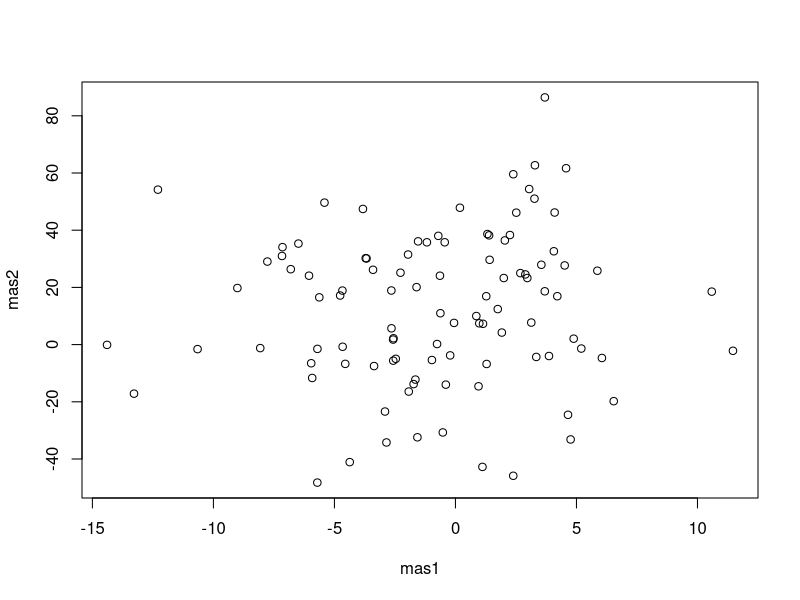
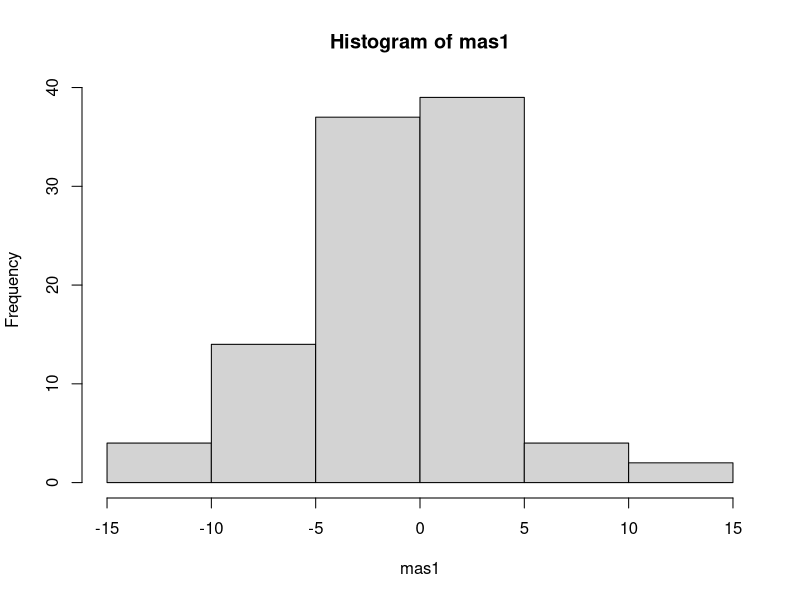
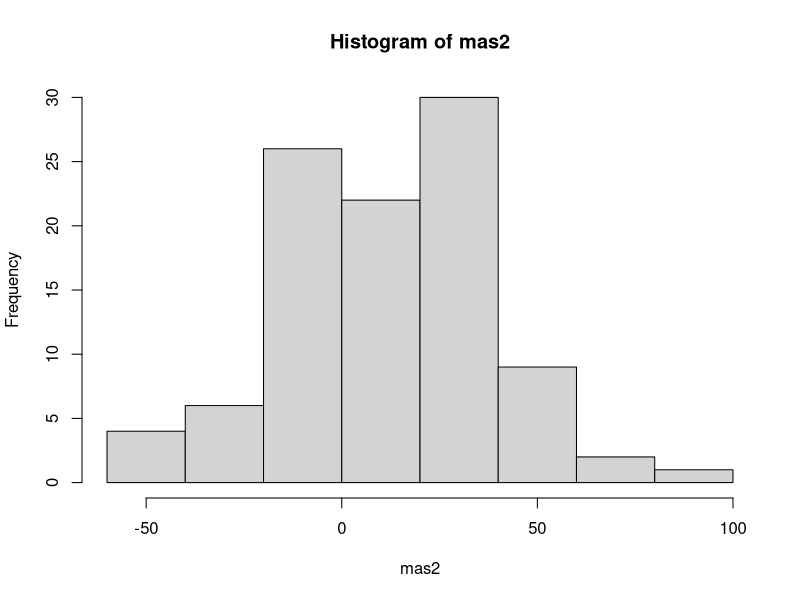
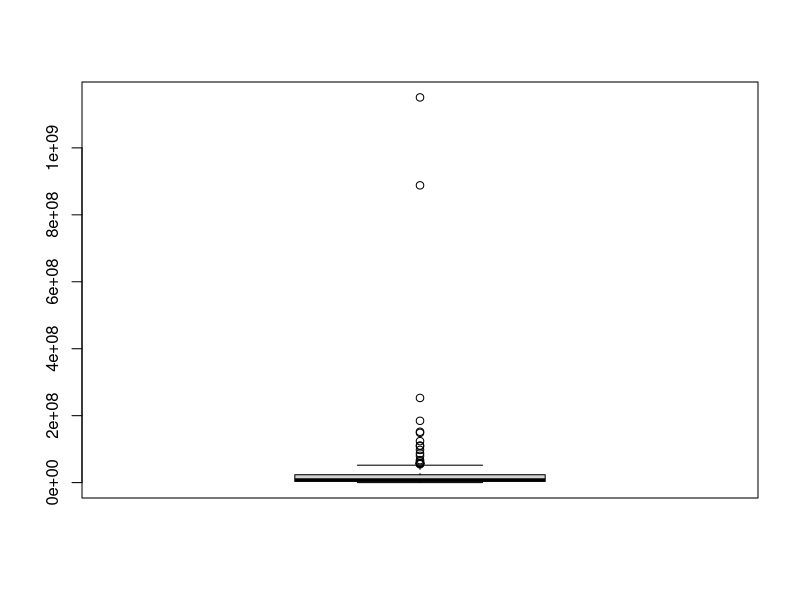
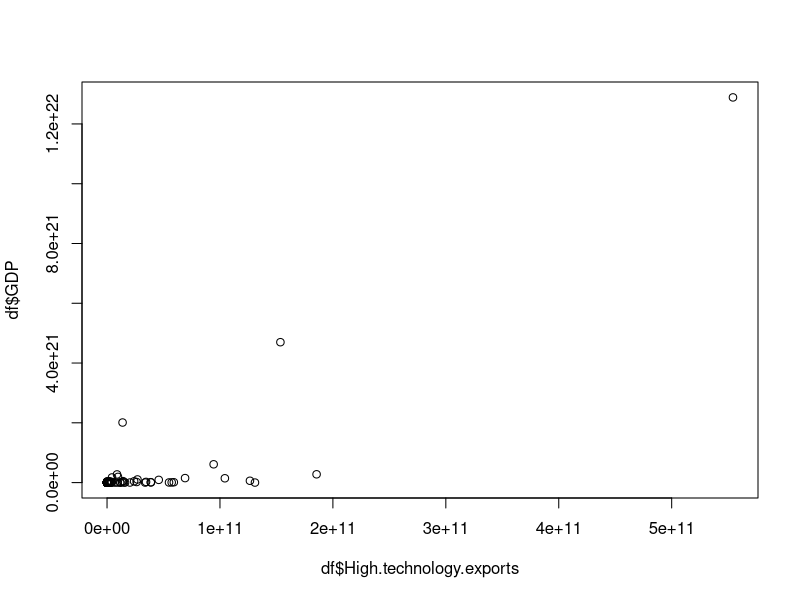

The R source for these figures, in order:
#HW 1 Day 1 Sl 10

mas1<-rnorm(100,0,5)
mas2<-rnorm(100,10, sd = 27)
mean(mas1)
mean(mas2)
sd(mas1)
sd(mas2)
plot(mas1,mas2)
hist(mas1)
hist(mas2)
mas1*3
mas2[mas2>mean(mas2)]<-mas2[mas2>mean(mas2)]-18


df<-read.csv("DataDay1.csv",sep=";",dec = ",")
df
str(df)
head(df,n = 5)
tail(df)
df$ISO<-NULL

df[is.na(df)]<-0
tail(df)

df$GDP<-df$GDP.per.capita*df$Population
summary(df)
boxplot(df$GDP.per.capita)
plot(df$High.technology.exports,df$GDP)


